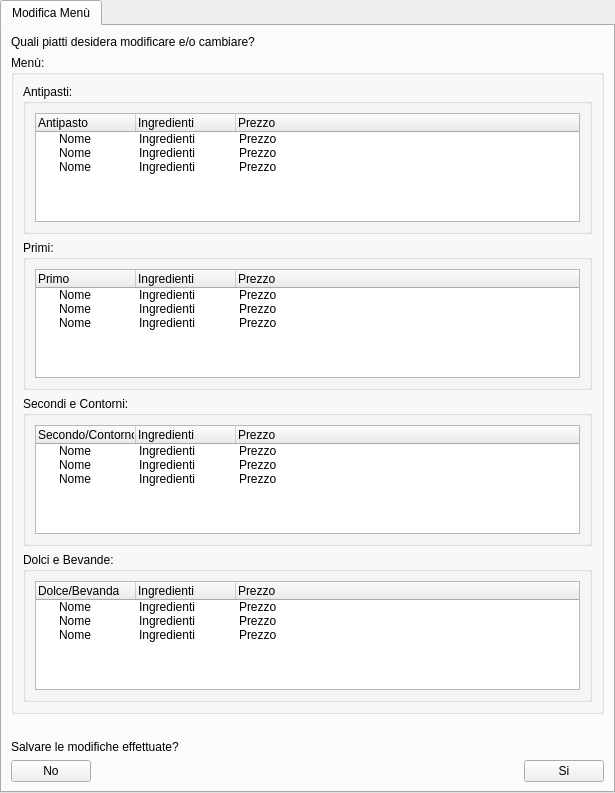
<?xml version="1.0" encoding="UTF-8"?>
<ui version="4.0">
 <class>TabWidget</class>
 <widget class="QTabWidget" name="TabWidget">
  <property name="geometry">
   <rect>
    <x>0</x>
    <y>0</y>
    <width>615</width>
    <height>793</height>
   </rect>
  </property>
  <property name="windowTitle">
   <string>Modifica Menu Pranzo</string>
  </property>
  <widget class="QWidget" name="tab">
   <attribute name="title">
    <string>Modifica Menù</string>
   </attribute>
   <layout class="QGridLayout" name="gridLayout_5">
    <item row="4" column="1">
     <spacer name="horizontalSpacer_2">
      <property name="orientation">
       <enum>Qt::Horizontal</enum>
      </property>
      <property name="sizeHint" stdset="0">
       <size>
        <width>40</width>
        <height>20</height>
       </size>
      </property>
     </spacer>
    </item>
    <item row="4" column="2">
     <widget class="QPushButton" name="btnSiConfermaModifiche">
      <property name="text">
       <string>Si</string>
      </property>
     </widget>
    </item>
    <item row="4" column="0">
     <widget class="QPushButton" name="btnNoConfermaModifiche">
      <property name="text">
       <string>No</string>
      </property>
     </widget>
    </item>
    <item row="3" column="0" colspan="3">
     <widget class="QLabel" name="labelDomanda_2">
      <property name="text">
       <string>Salvare le modifiche effettuate?</string>
      </property>
     </widget>
    </item>
    <item row="2" column="0" colspan="3">
     <spacer name="horizontalSpacer">
      <property name="orientation">
       <enum>Qt::Horizontal</enum>
      </property>
      <property name="sizeHint" stdset="0">
       <size>
        <width>40</width>
        <height>20</height>
       </size>
      </property>
     </spacer>
    </item>
    <item row="1" column="0" colspan="3">
     <widget class="QGroupBox" name="groupboxMenu">
      <property name="title">
       <string>Menù:</string>
      </property>
      <layout class="QVBoxLayout" name="verticalLayout_2">
       <item>
        <widget class="QGroupBox" name="groupboxAntipasti">
         <property name="title">
          <string>Antipasti:</string>
         </property>
         <layout class="QGridLayout" name="gridLayout_2">
          <item row="0" column="0" colspan="2">
           <widget class="QTreeWidget" name="treewidgetAntipasti">
            <column>
             <property name="text">
              <string>Antipasto</string>
             </property>
            </column>
            <column>
             <property name="text">
              <string>Ingredienti</string>
             </property>
            </column>
            <column>
             <property name="text">
              <string>Prezzo</string>
             </property>
            </column>
            <item>
             <property name="text">
              <string>Nome</string>
             </property>
             <property name="text">
              <string>Ingredienti</string>
             </property>
             <property name="text">
              <string>Prezzo</string>
             </property>
            </item>
            <item>
             <property name="text">
              <string>Nome</string>
             </property>
             <property name="text">
              <string>Ingredienti</string>
             </property>
             <property name="text">
              <string>Prezzo</string>
             </property>
            </item>
            <item>
             <property name="text">
              <string>Nome</string>
             </property>
             <property name="text">
              <string>Ingredienti</string>
             </property>
             <property name="text">
              <string>Prezzo</string>
             </property>
            </item>
           </widget>
          </item>
         </layout>
        </widget>
       </item>
       <item>
        <widget class="QGroupBox" name="groupboxPrimi">
         <property name="title">
          <string>Primi:</string>
         </property>
         <layout class="QGridLayout" name="gridLayout">
          <item row="0" column="0">
           <widget class="QTreeWidget" name="treewidgetPrimi">
            <column>
             <property name="text">
              <string>Primo</string>
             </property>
            </column>
            <column>
             <property name="text">
              <string>Ingredienti</string>
             </property>
            </column>
            <column>
             <property name="text">
              <string>Prezzo</string>
             </property>
            </column>
            <item>
             <property name="text">
              <string>Nome</string>
             </property>
             <property name="text">
              <string>Ingredienti</string>
             </property>
             <property name="text">
              <string>Prezzo</string>
             </property>
            </item>
            <item>
             <property name="text">
              <string>Nome</string>
             </property>
             <property name="text">
              <string>Ingredienti</string>
             </property>
             <property name="text">
              <string>Prezzo</string>
             </property>
            </item>
            <item>
             <property name="text">
              <string>Nome</string>
             </property>
             <property name="text">
              <string>Ingredienti</string>
             </property>
             <property name="text">
              <string>Prezzo</string>
             </property>
            </item>
           </widget>
          </item>
         </layout>
        </widget>
       </item>
       <item>
        <widget class="QGroupBox" name="groupboxSecondiContorni">
         <property name="title">
          <string>Secondi e Contorni:</string>
         </property>
         <layout class="QGridLayout" name="gridLayout_3">
          <item row="0" column="0">
           <widget class="QTreeWidget" name="treewidgetSecondiContorni">
            <column>
             <property name="text">
              <string>Secondo/Contorno</string>
             </property>
            </column>
            <column>
             <property name="text">
              <string>Ingredienti</string>
             </property>
            </column>
            <column>
             <property name="text">
              <string>Prezzo</string>
             </property>
            </column>
            <item>
             <property name="text">
              <string>Nome</string>
             </property>
             <property name="text">
              <string>Ingredienti</string>
             </property>
             <property name="text">
              <string>Prezzo</string>
             </property>
            </item>
            <item>
             <property name="text">
              <string>Nome</string>
             </property>
             <property name="text">
              <string>Ingredienti</string>
             </property>
             <property name="text">
              <string>Prezzo</string>
             </property>
            </item>
            <item>
             <property name="text">
              <string>Nome</string>
             </property>
             <property name="text">
              <string>Ingredienti</string>
             </property>
             <property name="text">
              <string>Prezzo</string>
             </property>
            </item>
           </widget>
          </item>
         </layout>
        </widget>
       </item>
       <item>
        <widget class="QGroupBox" name="groupboxDolciBevande">
         <property name="title">
          <string>Dolci e Bevande:</string>
         </property>
         <layout class="QGridLayout" name="gridLayout_4">
          <item row="0" column="0">
           <widget class="QTreeWidget" name="treewidgetDolciBevande">
            <column>
             <property name="text">
              <string>Dolce/Bevanda</string>
             </property>
            </column>
            <column>
             <property name="text">
              <string>Ingredienti</string>
             </property>
            </column>
            <column>
             <property name="text">
              <string>Prezzo</string>
             </property>
            </column>
            <item>
             <property name="text">
              <string>Nome</string>
             </property>
             <property name="text">
              <string>Ingredienti</string>
             </property>
             <property name="text">
              <string>Prezzo</string>
             </property>
            </item>
            <item>
             <property name="text">
              <string>Nome</string>
             </property>
             <property name="text">
              <string>Ingredienti</string>
             </property>
             <property name="text">
              <string>Prezzo</string>
             </property>
            </item>
            <item>
             <property name="text">
              <string>Nome</string>
             </property>
             <property name="text">
              <string>Ingredienti</string>
             </property>
             <property name="text">
              <string>Prezzo</string>
             </property>
            </item>
           </widget>
          </item>
         </layout>
        </widget>
       </item>
      </layout>
     </widget>
    </item>
    <item row="0" column="0" colspan="3">
     <widget class="QLabel" name="labelDomanda">
      <property name="text">
       <string>Quali piatti desidera modificare e/o cambiare?</string>
      </property>
     </widget>
    </item>
   </layout>
  </widget>
 </widget>
 <resources/>
 <connections/>
</ui>
